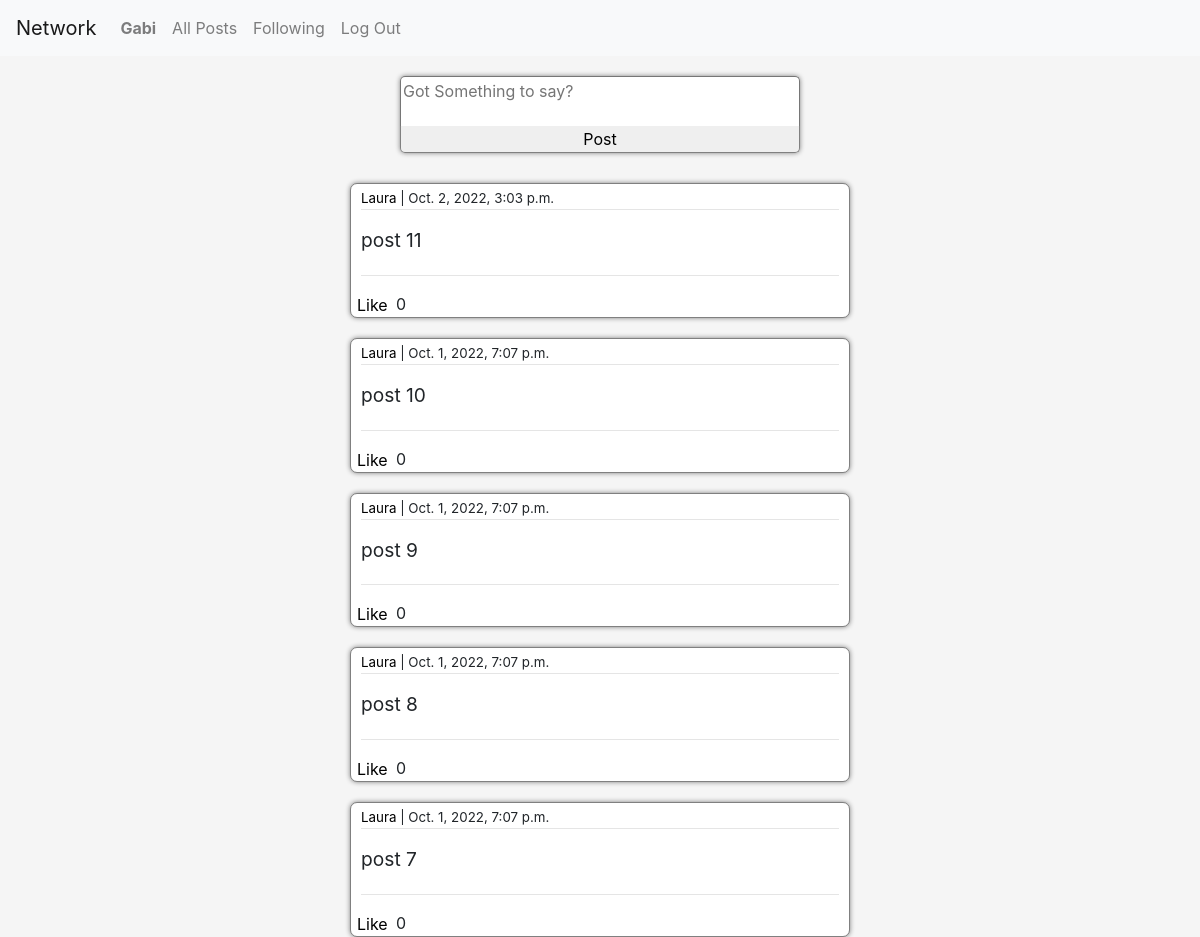
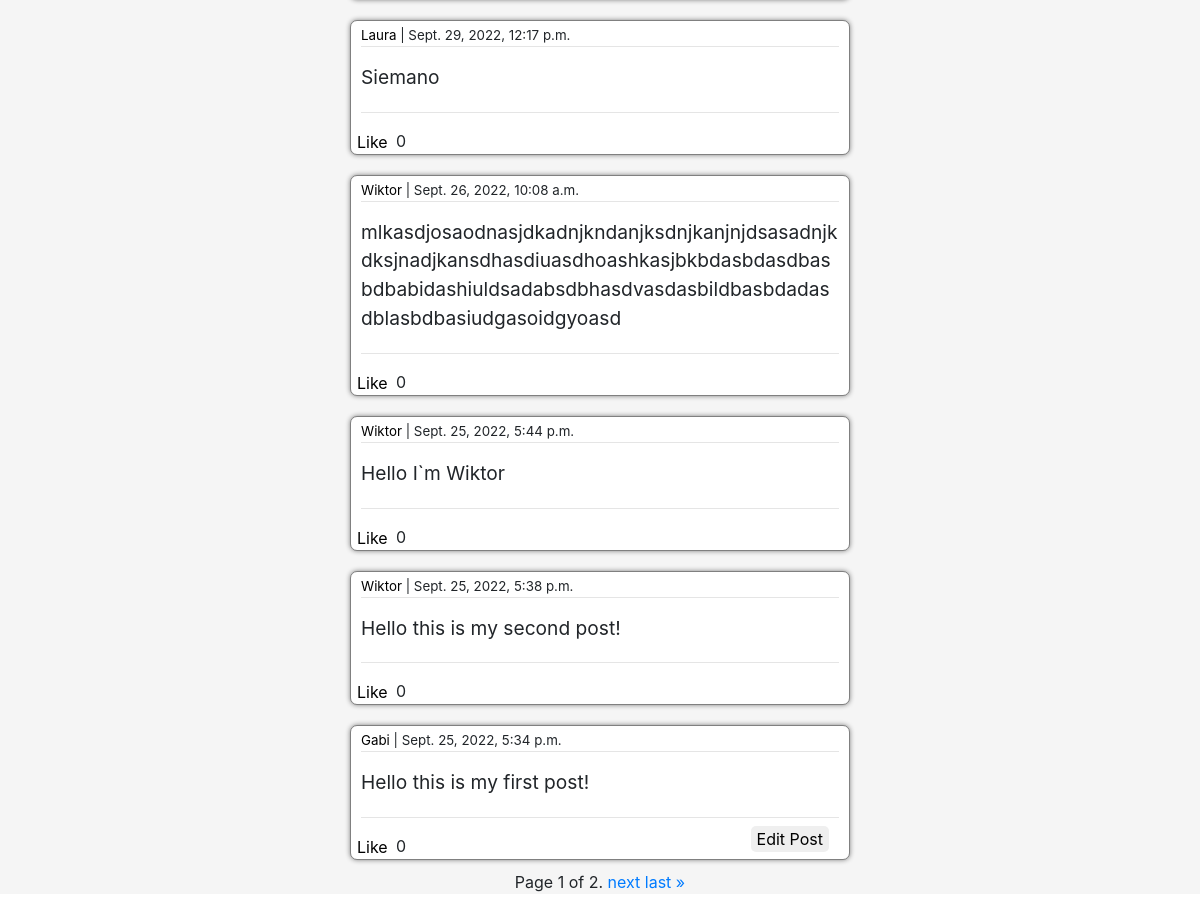
Screenshot of / (signed in) with the database file from the repository (2 pictures, top to bottom).
### network/models.py (models this page shows)
class User(AbstractUser):
    is_following = models.ManyToManyField('self', symmetrical=False, related_name='followed_by')
    followers = models.ManyToManyField('self', symmetrical=False)
    def __str__(self):
        return f'{self.username}'

class Post(models.Model):
    poster = models.ForeignKey(User, on_delete=models.CASCADE, related_name='posts')
    timestamp = models.DateTimeField(auto_now_add=True)
    body = models.TextField(max_length=300)
    likes = models.PositiveIntegerField(default=0)

### network/views.py (the view, shortened to what this page needs)
# urls.py: path("", views.index, name="index"),
def index(request):
    post_form = PostForm()
    posts = Post.objects.all().order_by('-timestamp')
    paginator = Paginator(posts, 10)
    page_number = request.GET.get('page')
    page_obj = paginator.get_page(page_number)
    context = {
       'post_form': post_form,
       'page_obj': page_obj
    }
    return render(request, "network/index.html", context)

### network/forms.py
class PostForm(ModelForm):
  class Meta:
    model = Post
    fields = ['body']
    labels = {
      'body': ''
    }
    widgets = {
      'body' : Textarea(attrs=
                        {'cols': 40,
                        'rows': 10,
                        'placeholder' : 'Got Something to say?'
                        })
    }

### network/templates/network/index.html (shortened to what this page needs)
{% extends "network/layout.html" %}
{% block body %}
    <div id="post_form_container">
        <form action='' method='post' id='post_form_html'>
            {{post_form}}
            <input type='submit' value="Post" id='post_button'>
        </form>
    </div>
    <div id='feed'>
    {% for post in page_obj %}
        <div class='post'>
            <div class='poster'>
                <p class='poster_text'>
                <a href='{% url 'profile'  post.poster.id %}' class='profile_link'>{{post.poster}}</a>
                | {{post.timestamp}}
                </p>
            </div>
            <hr>
            <div class='post_body'>
                <p class='post_body_text'>{{post.body}}
            </div>
            <hr>
            <div class='post_likes'>
                <button class='like_button' id='like_button_'>Like</button>
                <p class='likes'>{{post.likes}}</p>
                {% if request.user == post.poster %}
                <button class='edit_button' id='edit_button_{{ post.id }}'>Edit Post</button>
                {% endif %}
            </div>
        </div>
    {% endfor %}
    <div class="pagination">
        <span class="step-links">
            <span class="current">
                Page {{ page_obj.number }} of {{ page_obj.paginator.num_pages }}.
            </span>
            {% if page_obj.has_next %}
                <a href="?page={{ page_obj.next_page_number }}">next</a>
                <a href="?page={{ page_obj.paginator.num_pages }}">last &raquo;</a>
            {% endif %}
        </span>
    </div>
    </div>
{% endblock %}

### network/templates/network/layout.html (shortened to what this page needs)
{% load static %}
<!DOCTYPE html>
<html lang="en">
    <head>
        <link rel="stylesheet" href="https://stackpath.bootstrapcdn.com/bootstrap/4.4.1/css/bootstrap.min.css">
        <link href="{% static 'network/styles.css' %}" rel="stylesheet">
    </head>
    <body>
        <nav class="navbar navbar-expand-lg navbar-light bg-light">
            <a class="navbar-brand" href="{% url 'index' %}">Network</a>
            <div>
              <ul class="navbar-nav mr-auto">
                {% if user.is_authenticated %}
                    <li class="nav-item">
                        <a class="nav-link" href="{% url 'profile' request.user.id %}"><strong>{{ request.user.username }}</strong></a>
                    </li>
                {% endif %}
                <li class="nav-item">
                  <a class="nav-link" href="{% url 'index' %}">All Posts</a>
                </li>
                {% if user.is_authenticated %}
                    <li class="nav-item">
                        <a class="nav-link" href="{% url 'following' %}">Following</a>
                    </li>
                    <li class="nav-item">
                        <a class="nav-link" href="{% url 'logout' %}">Log Out</a>
                    </li>
                {% endif %}
              </ul>
            </div>
          </nav>
        <div class="body">
            {% block body %}
            {% endblock %}
        </div>
    </body>
</html>

### network/static/network/styles.css (style rules this page uses)
hr { margin-top:0 }
#post_form_container { padding: 20px; justify-content: center; display:flex; background-color: whitesmoke; }
#id_body { border-radius:5px 5px 0 0 ; width: 400px; transition-duration: 1s; resize: none; height: 50px; display:block; border-bottom:none; }
#post_form_html { display:flex; justify-content: center; flex-direction: column; box-shadow: 0 0 5px gray; border-radius: 5px; }
#post_button { border-radius: 0 0 5px 5px; border:1px solid gray; border-top:none; position: relative; }
#feed { padding:0 300px 0 300px; justify-content: center; align-items: center; display: flex; flex-direction: column; background-color: whitesmoke; margin-bottom: 100px; }
.post { background-color: white; box-shadow:0 0 5px gray; width:500px; height:auto; min-height: 100px; margin:10px; overflow-wrap: break-word; padding: 5px 10px 0 10px; border-radius:7px; border: 1px solid gray; }
.poster { font-size: smaller; margin-bottom: none; }
.poster_text { margin-bottom: 0; }
.post_body { font-size: larger; }
.post_body_text { margin: 0 0 20px 0; }
.post_likes { bottom:0px; height:25px; position:relative; display:flex; flex-direction: row; margin-top:0; }
.like_button { height:25px; border:none; border-radius:0 5px 0 5px; position:absolute; left:-10px; background-color: transparent; transition-duration: 0.5s; }
.likes { position:absolute; left:30px; padding-left:5px; }
.profile_link { color:black; transition-duration: 0.5s; }
.edit_button { position: absolute; right: 10px; bottom: 7px; border: none; border-radius: 5px; }

### rows the page displays
User: user.username "Gabi"
Post: poster "Laura", timestamp "Oct. 2, 2022, 3:03 p.m.", body "post 11", likes "0"
Post: poster "Laura", timestamp "Oct. 1, 2022, 7:07 p.m.", body "post 10", likes "0"
Post: poster "Laura", timestamp "Oct. 1, 2022, 7:07 p.m.", body "post 9", likes "0"
Post: poster "Laura", timestamp "Oct. 1, 2022, 7:07 p.m.", body "post 8", likes "0"
Post: poster "Laura", timestamp "Oct. 1, 2022, 7:07 p.m.", body "post 7", likes "0"
Post: poster "Laura", timestamp "Sept. 29, 2022, 12:17 p.m.", body "Siemano", likes "0"
Post: poster "Wiktor", timestamp "Sept. 26, 2022, 10:08 a.m.", body "mlkasdjosaodnasjdkadnjkndanjksdnjkanjnjdsasadnjkdksjnadjkansdhasdiuasdhoashkasjbkbdasbdasdbasbdbabidashiuldsadabsdbhasdvasdasbildbasbdadasdblasbdbasiudgasoidgyoasd", likes "0"
Post: poster "Wiktor", timestamp "Sept. 25, 2022, 5:44 p.m.", body "Hello I`m Wiktor", likes "0"
Post: poster "Wiktor", timestamp "Sept. 25, 2022, 5:38 p.m.", body "Hello this is my second post!", likes "0"
Post: poster "Gabi", timestamp "Sept. 25, 2022, 5:34 p.m.", body "Hello this is my first post!", likes "0"

### other values shown
{{ page_obj.number }} "1"
{{ page_obj.paginator.num_pages }} "2"
